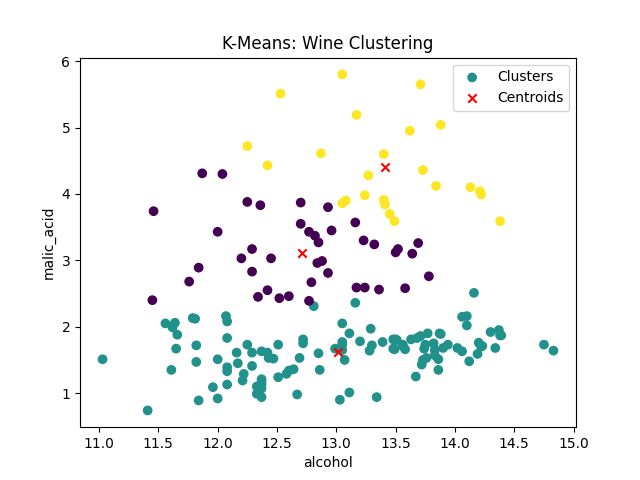

Source code (Python):
import numpy as np
import matplotlib.pyplot as plt
from sklearn.datasets import load_wine


# K-Means implementation
class KMeans:
    def __init__(self, k=3, max_iters=100):
        self.k = k
        self.max_iters = max_iters
        self.centroids = None

    def fit(self, X):
        # Randomly initialize centroids
        idx = np.random.choice(X.shape[0], self.k, replace=False)
        self.centroids = X[idx]

        for _ in range(self.max_iters):
            # Assign clusters
            distances = np.sqrt(((X - self.centroids[:, np.newaxis]) ** 2).sum(axis=2))
            labels = np.argmin(distances, axis=0)

            # Update centroids
            new_centroids = np.array([X[labels == i].mean(axis=0) for i in range(self.k)])
            if np.all(new_centroids == self.centroids):
                break
            self.centroids = new_centroids
        return labels


# Main function
def main():
    # Load dataset
    data = load_wine()
    X = data.data[:, :2]  # Use first two features for visualization

    # Train model
    model = KMeans(k=3)
    labels = model.fit(X)

    # Visualize
    plt.scatter(X[:, 0], X[:, 1], c=labels, cmap='viridis', label='Clusters')
    plt.scatter(model.centroids[:, 0], model.centroids[:, 1], c='red', marker='x', label='Centroids')
    plt.xlabel(data.feature_names[0])
    plt.ylabel(data.feature_names[1])
    plt.title('K-Means: Wine Clustering')
    plt.legend()
    plt.show()


if __name__ == "__main__":
    main()
